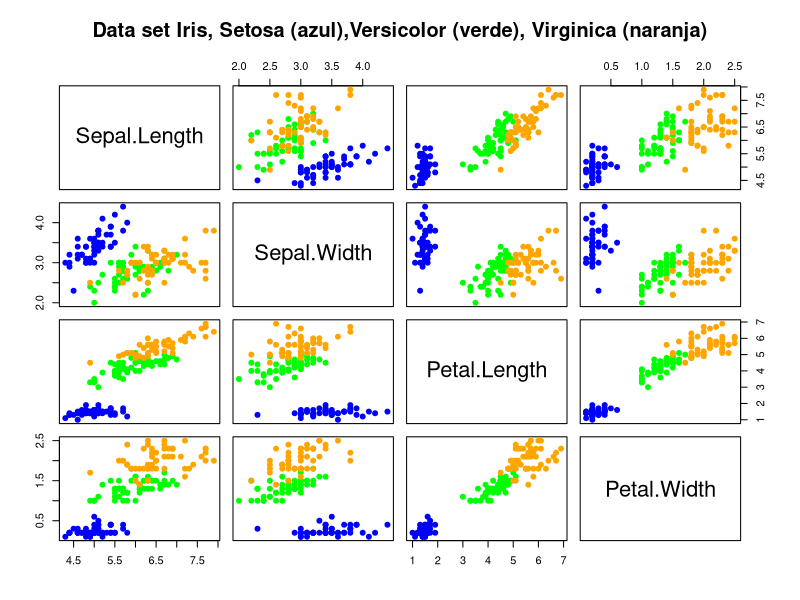
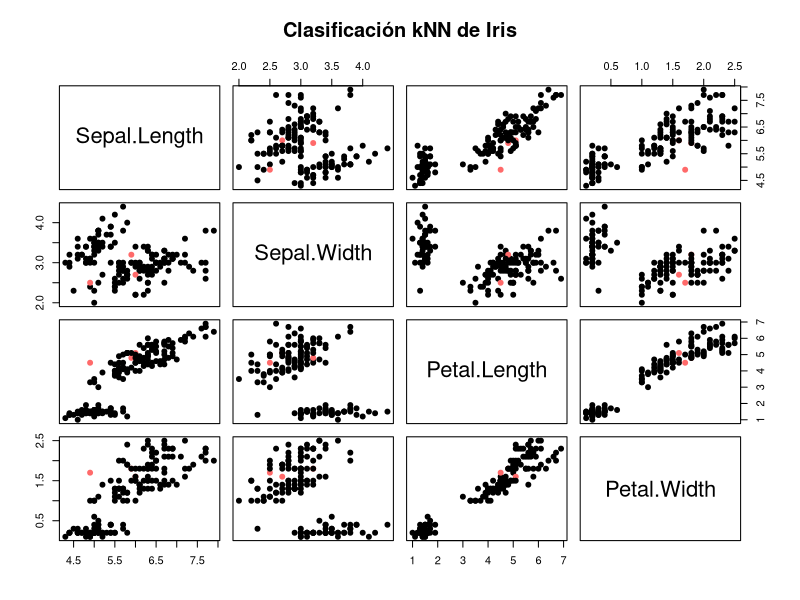

Write R code to recreate these figures, in order.

#______ kNN_______
#K-vecinos próximos

library(MASS)

# Cargar los datos iris

Z<-as.data.frame(iris)
colnames(Z)

# Definir la matriz de datos y la variable respuesta
# Con las clasificaciones
x<-Z[,1:4]
y<-Z[,5]

# Se definen las variables y observaciones
n<-nrow(x)
p<-ncol(x)

# Grafico scatter plot
# Creacion de un vector de colores
y
col.iris<-c("blue","green","orange")[y]
col.iris

pairs(x, main="Data set Iris, Setosa (azul),Versicolor (verde), Virginica (naranja)", 
      pch=19,col=col.iris)

#-----------------------
#         kNN
#-----------------------

library(class)

# Se fija una "semilla" para tener valores iguales
set.seed(1000)

# creacion de los ciclos
# para k=1 hasta k=20
# Selecciona el valor de k que tenga el error
# mas bajo.

# Inicialización de una lista vacia de tamaño 20
knn.class<-vector(mode="list",length=20)
knn.tables<-vector(mode="list", length=20)


# Clasificaciones erroneas
knn.mis<-matrix(NA, nrow=20, ncol=1)
knn.mis

for(k in 1:20){
  knn.class[[k]]<-knn.cv(x,y,k=k)
  knn.tables[[k]]<-table(y,knn.class[[k]])
  # la suma de las clasificaciones menos las correctas
  knn.mis[k]<- n-sum(y==knn.class[[k]])
}

knn.mis

# Numero optimo de k-vecinos
which(knn.mis==min(knn.mis))

knn.tables[[14]]
knn.tables[[18]]
knn.tables[[19]]


# el mas eficiente es k=14
# se señala el k mas eficiente
k.opt<-14

knn.cv.opt<-knn.class[[k.opt]]
knn.cv.opt

# tabla de contingencia con las clasificaciones buenas y malas
knn.tables[[k.opt]]

# cantidad de observaciones mal clasificadas
knn.mis[k.opt]

# Error de clasificacion (MR)
knn.mis[k.opt]/n

# Grafico de clasificaciones correctas y erroneas
col.knn.iris<-c("indianred1","black")[1*(y==knn.cv.opt)+1]
pairs(x, main="Clasificación kNN de Iris",
      pch=19, col=col.knn.iris)

